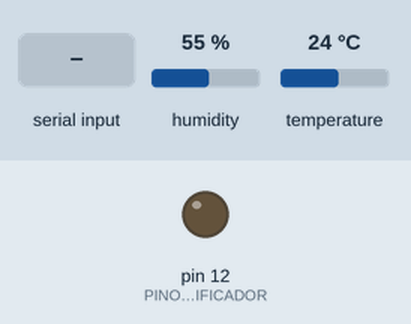
The sketch below on a simulated Arduino Uno, built with avr-gcc and run on an emulated ATmega328P. Parts: output pins drawn as LEDs (lit = HIGH). The test bench sets the inputs (shaded band); at power-on: humidity 55 %, temperature 24 °C. What the sketch prints to the serial monitor is not drawn.

Above: at 1.2 s.
1.3 s: byte 85 (CMD_LIGAR_UMIDIFICADOR) received over Serial
At 2.3 s:
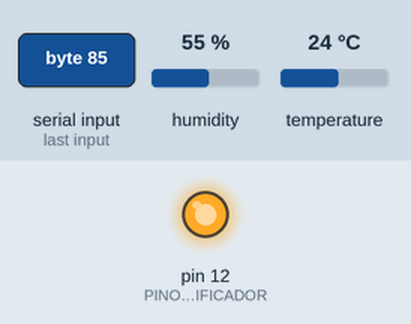
2.8 s: byte 84 (CMD_LER_TEMPERATURA) received over Serial
Timing chart, 0 to 5.8 s (numbered marks = the images above; inputs shaded):
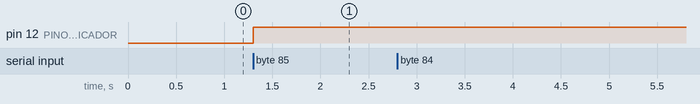

Measured:
- after the input at 1.3 s, pin 12 (PINO_UMIDIFICADOR): LOW → HIGH at once
- after the input at 2.8 s, every drawn part: stays the same

The sketch:

readSensors.ino
```cpp
/**
  Federal University of Uberlândia
  DataBase Project
  repo: github.com/paulocamargos/data-logger-arduino

  Connections:
   Conecte pino 1 do sensor (esquerda) ao +5V
   Conecte pino 2 do sensor ao pino de dados definido em seu Arduino
   Conecte pino 4 do sensor ao GND
   Conecte o resistor de 10K entre pin 2 (dados)
   e ao pino 1 (VCC) do sensor
*/

#include "DHT.h" // library download at: https://github.com/adafruit/DHT-sensor-library
// also download the dependency: https://github.com/adafruit/Adafruit_Sensor
// put the file Adafruit_Sensor.h inside the folder lib/DHT-sendor-library
//////////
//Pinos //
//////////
#define PINO_UMIDIFICADOR  12
#define DHTPIN A1 // pino que sensor Ar esta conectado
#define HIGOPIN A2 // pino que o sensor de solo esta conectado
#define DHTTYPE DHT11 // tipo de sensor

/////////////
//Comandos //
/////////////

#define CMD_LIGAR_UMIDIFICADOR     'U'
#define CMD_DESLIGAR_UMIDIFICADOR  'u'

#define CMD_LER_TEMPERATURA         'T'
#define CMD_LER_UMIDADE_AR          'A'
#define CMD_LER_UMIDADE_SOLO         'S'

////////////////
//Global Data //
////////////////
char cmd_serial;
float read_temp, read_umid_ar, read_umid_solo;

DHT dht(DHTPIN, DHTTYPE); // dth(pino, tipo)

void setup() {
  Serial.begin(9600);
  pinMode(PINO_UMIDIFICADOR, OUTPUT);
  dht.begin();
}

void loop() {
  if (Serial.available()) {
    cmd_serial = Serial.read();
    switch (cmd_serial) {
      case CMD_LIGAR_UMIDIFICADOR:
        digitalWrite(PINO_UMIDIFICADOR, HIGH);
        break;
      case CMD_DESLIGAR_UMIDIFICADOR:
        digitalWrite(PINO_UMIDIFICADOR, LOW);
        break;
      case CMD_LER_TEMPERATURA:
        read_temp = dht.readTemperature();
//        if(isnan(read_temp/))
          Serial.println(read_temp, 2);
        break;
      case CMD_LER_UMIDADE_AR:
        read_umid_ar = dht.readHumidity();
//         if(isnan(read_umid_ar))/
           Serial.println(read_umid_ar, 2);
         break;
      case CMD_LER_UMIDADE_SOLO:
        read_umid_solo = analogRead(HIGOPIN)/1023.0;
        read_umid_solo = (1 - read_umid_solo) * 100;
        Serial.println(read_umid_solo);
        break;
    }
  }
}
```
